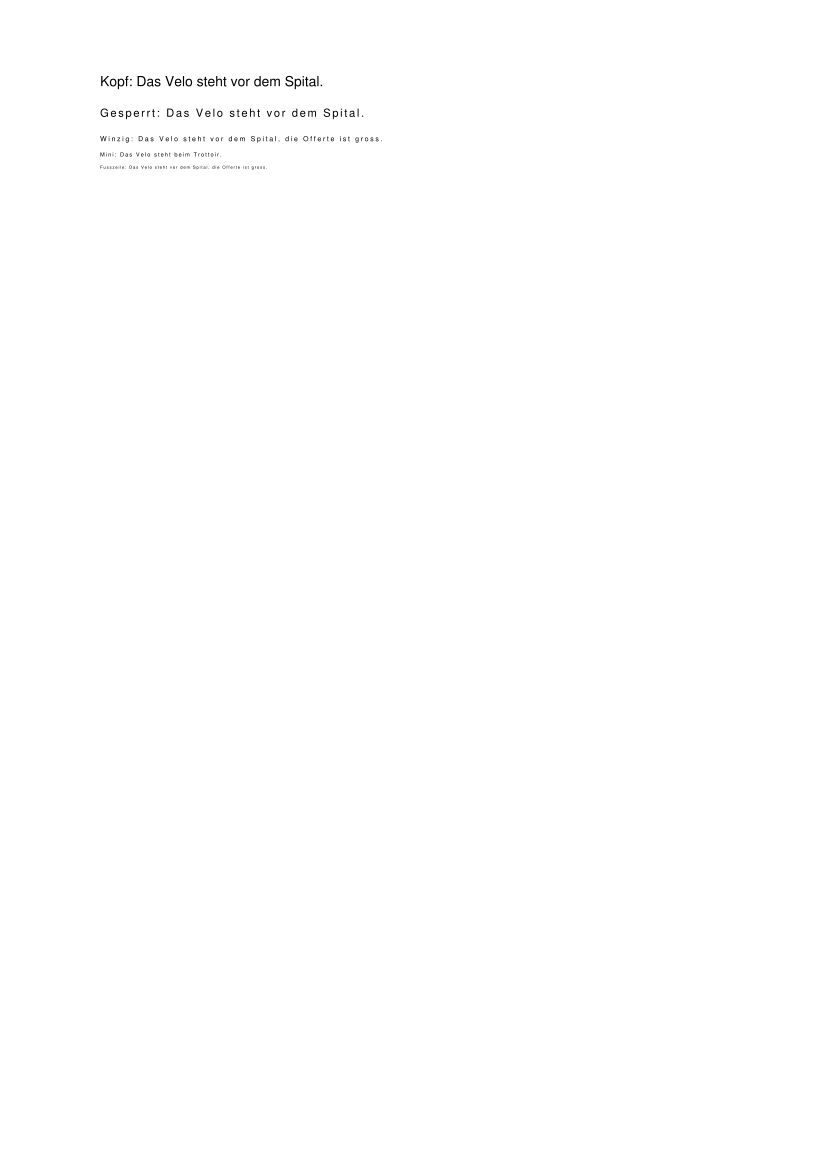

Recreate this plot in Python.
"""spaced.pdf: small print set wide, as footers and fine print often are. pdf.js
reads letter-spaced text with a space between every letter ("V e l o"), its
word gaps looking the same. Needs PyMuPDF; base-14 Helvetica, nothing embedded."""
import pymupdf
from pathlib import Path

LINES = [  # (size, letter spacing, text)
    (10, 0, 'Kopf: Das Velo steht vor dem Spital.'),
    (8, 1.2, 'Gesperrt: Das Velo steht vor dem Spital.'),
    (5, 1.2, 'Winzig: Das Velo steht vor dem Spital, die Offerte ist gross.'),
    (4, 0.8, 'Mini: Das Velo steht beim Trottoir.'),
    (3, 0.6, 'Fusszeile: Das Velo steht vor dem Spital, die Offerte ist gross.'),
]
doc = pymupdf.open()
page = doc.new_page(width=595, height=842)
page.insert_text((72, 40), ' ', fontname='helv', fontsize=10)      # the font, as a resource
xref = page.get_contents()[0]
raw = doc.xref_stream(xref).decode('latin-1')
font = [l for l in raw.split('\n') if ' Tf' in l][0].split()[0]
esc = lambda s: s.replace('\\', '\\\\').replace('(', '\\(').replace(')', '\\)')
y, out = 780, []
for size, tc, text in LINES:
    out.append(f'BT {font} {size} Tf {tc} Tc 72 {y} Td ({esc(text)}) Tj ET')
    y -= size * 2.2
doc.update_stream(xref, (raw + '\n' + '\n'.join(out) + '\n').encode('latin-1'))
doc.save(Path(__file__).parent / 'spaced.pdf')
